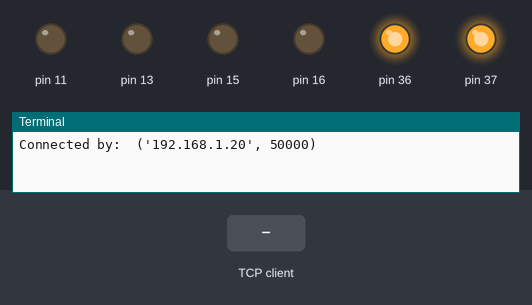
This program was run on a simulated Raspberry Pi (header pin numbers). Shown: output pins drawn as LEDs (lit = HIGH), the last lines printed to the terminal. Inputs (shaded band) come from the test bench. One TCP client connects 1 s after the port opens and stays connected.

Above: at 1.2 s.
1.3 s: the TCP client sends "u"
At 2.0 s:
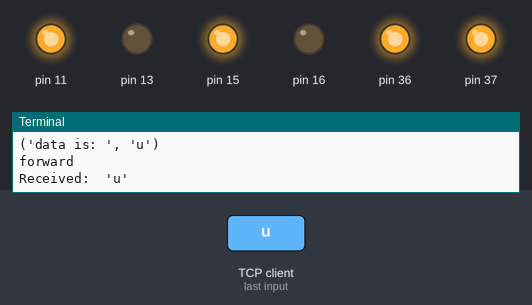
2.8 s: the TCP client sends "l"
At 3.1 s:
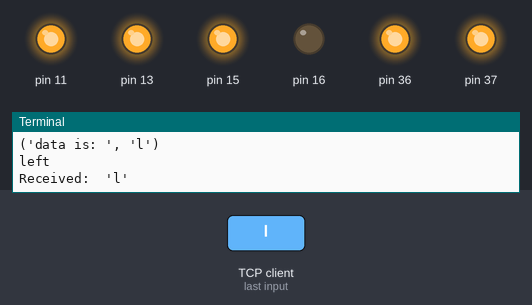
4.3 s: the TCP client sends "r"
At 5.4 s:
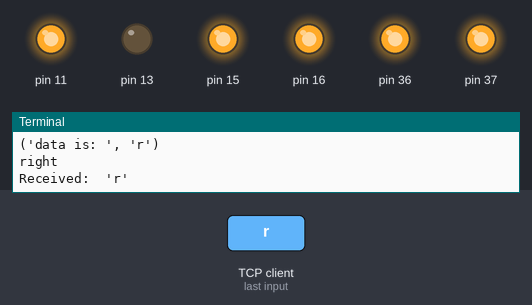
5.8 s: the TCP client sends "d"
At 6.6 s:
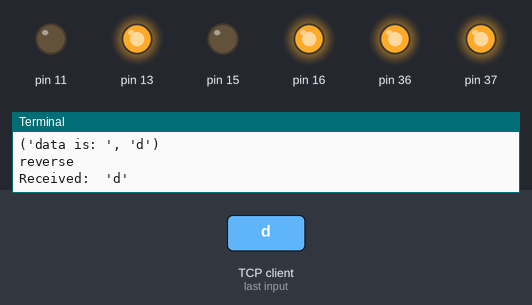
Timing chart, 0 to 8.3 s (numbered marks = the images above; inputs shaded):
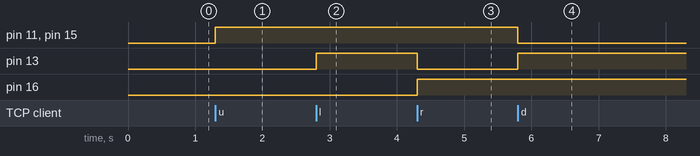

Measured:
- after the input at 1.3 s, pin 11, pin 15: LOW → HIGH at once
- after the input at 2.8 s, pin 13: LOW → HIGH at once
- after the input at 4.3 s, pin 13: HIGH → LOW at once; pin 16: LOW → HIGH at once
- after the input at 5.8 s, pin 11, pin 15: HIGH → LOW at once; pin 13: LOW → HIGH at once

The program:

raspberry_robot.py
```python
from socket import *
import RPi.GPIO as GPIO
import time

GPIO.setwarnings(False)
def init():
    GPIO.setmode(GPIO.BOARD)
    GPIO.setup(11, GPIO.OUT)  # motor 2
    GPIO.setup(13, GPIO.OUT)  # motor 2
    GPIO.setup(15, GPIO.OUT)  # motor 1
    GPIO.setup(16, GPIO.OUT)  # motor 1
    GPIO.setup(36, GPIO.OUT)
    GPIO.setup(37, GPIO.OUT)

GPIO.setmode(GPIO.BOARD)
GPIO.setup(11, GPIO.OUT)
GPIO.setup(13, GPIO.OUT)
GPIO.setup(15, GPIO.OUT)
GPIO.setup(16, GPIO.OUT)
GPIO.setup(37, GPIO.OUT)  # enable 2
GPIO.setup(36, GPIO.OUT)  # enable 1

GPIO.output(36, True)  # enable 1
GPIO.output(37, True)  # enable 2

state = True

HOST = "192.168.0.107"  # local host
PORT = 9000  # open port 7000 for connection
s = socket(AF_INET, SOCK_STREAM)
s.bind((HOST, PORT))
s.listen(1)  # how many connections can it receive at one time
conn, addr = s.accept()  # accept the connection
print "Connected by: ", addr  # print the address of the person connected
while True:
    data = conn.recv(1024)  # how many bytes of data will the server receive

    my_data= data.rstrip()
    print ('data is: ',my_data)
    if my_data == 'u':
        init()
        GPIO.output(11, True)
        GPIO.output(13, False)
        GPIO.output(15, True)
        GPIO.output(16, False)
        print 'forward'
        #GPIO.cleanup()

    elif my_data == 'l':
        init()
        print 'left'
        GPIO.output(11, True)
        GPIO.output(13, True)
        GPIO.output(15, True)
        GPIO.output(16, False)
        #GPIO.cleanup()

    elif my_data == 'r':
        init()
        print 'right'
        GPIO.output(11, True)
        GPIO.output(13, False)
        GPIO.output(15, True)
        GPIO.output(16, True)
        #GPIO.cleanup()

    elif my_data == 'd':
        init()
        print 'reverse'
        GPIO.output(11, False)
        GPIO.output(13, True)
        GPIO.output(15, False)
        GPIO.output(16, True)
        #GPIO.cleanup()
    else :
        init()
        print 'stop'
        GPIO.output(11, False)
        GPIO.output(13, False)
        GPIO.output(15, False)
        GPIO.output(16, False)
        #GPIO.cleanup()

    print "Received: ", repr(data)
# reply = raw_input("Reply: ") #server's reply to the client
    reply = ("ok")
    conn.sendall(reply)
conn.close()
```
